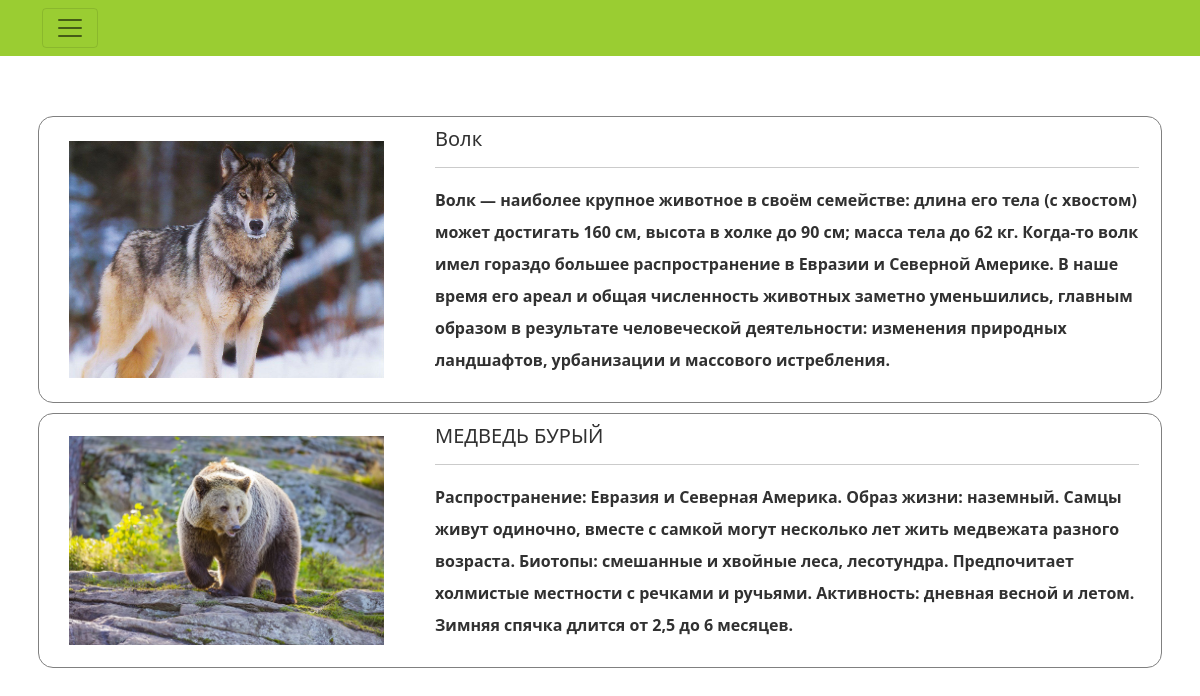
/animals/, run on the app's committed database.
### Zoo/apps/AppZoo/models.py (models this page shows, shortened)
class Animal(models.Model):
    animal_name = models.CharField('Имя животного', max_length=200)
    animal_description = models.TextField('Описание животного', max_length=2000)
    animal_features = models.TextField('Особенности животного', max_length=2000)
    animal_habitat = models.TextField('Места обитания животного', max_length=1500)
    animal_intresting = models.TextField('Интересные факты о животном', max_length=1500)
    animal_photo = models.ImageField('Фото животного', upload_to='image/%d-%m-%Y/')
    class Meta:
        verbose_name = ("Animal")
        verbose_name_plural = ("Animals")

### Zoo/apps/AppZoo/views.py (the view)
# urls.py: path('animals/', views.animals, name = 'animals'),
def animals(request):
    try:
        animal_list = Animal.objects.order_by('id')[:10]
    except:
        raise Http404("Животное не найдено!")
    return render(request, 'Zoo/Animal.html',{'animal_list':animal_list})

### Zoo/templates/Zoo/Animal.html (shortened to what this page needs)
{% extends 'base.html' %}
    {% block content %}
        {% if animal_list %}
        <div class="container-xxl" style="padding: 50px;">
            {% for a in animal_list %}
            <a href={% comment %} "{% url 'shopOnLine:detail' a.id %}"{% endcomment %}"#">
                <div class="row cont">
                    <div class="col-4 exmpl">
                        <img src="{{a.animal_photo.url}}" alt="Фото животного временно отсутсвует">
                    </div>
                    <div class="col txtparm">
                        <h5>{{a.animal_name}}</h5>
                        <hr>
                        <p>{{a.animal_description}}</p>
                    </div>
                </div>
            </a>
            {% endfor %}
        </div>
        {% else %}
            <div>
                <p style="color: red; font-weight: bold; font-size:larger;">Нарушена работа БД!</p>
            </div>
        {% endif %}
    {% endblock %}

### Zoo/templates/base.html (shortened to what this page needs)
<!DOCTYPE html>
<html>
    <head>
        <link href="https://cdn.jsdelivr.net/npm/bootstrap@5.0.2/dist/css/bootstrap.min.css" rel="stylesheet">
    </head>
    <body>
{% block taskbar %}
<nav class="navbar navbar-expand-xxl navbar-light" style="background-color: #9acd32; color: black; font-weight: 600;">
  <div class="container">
      <button type="button" class="navbar-toggler" data-bs-toggle="collapse" data-bs-target="#navbarContent" aria-controls="navbarContent" aria-expanded="false">
          <span class="navbar-toggler-icon"></span>
      </button>
  </nav>
    {% endblock %}
    {% block content %}
    {% endblock %}
    </body>
</html>

### Zoo/templates/Zoo/Animal.html (style rules this page uses)
body { background-color: #FFF; }
a { text-decoration: none; }
.cont { margin-top: 10px; border: 1px solid gray; box-sizing: border-box; border-radius: 15px; transition: 0.3s; }
.txtparm { margin: 10px; display: inline; height: 90%; font-family: 'Segoe UI', Tahoma, Geneva, Verdana, sans-serif; font-style: normal; font-weight: 600; font-size: 16px; line-height: 32px; text-align: left; color: rgb(49, 49, 49); }
.exmpl { overflow: hidden; display: inline-flex; justify-content: center; align-items: center; }
.exmpl img { height: auto; width: 90%; margin: 10px; }

### data on the page
Animal: animal_photo (picture), animal_name "Волк", animal_description "Волк — наиболее крупное животное в своём семействе: длина его тела (с хвостом) может достигать 160 см, высота в холке до 90 см; масса тела до 62 кг. Когда-то волк имел гораздо большее распространение в Евразии и Северной Америке. В наше время его ареал и общая численность животных заметно уменьшились, главным образом в результате человеческой деятельности: изменения природных ландшафтов, урбанизации и массового истребления."
Animal: animal_photo (picture), animal_name "МЕДВЕДЬ БУРЫЙ", animal_description "Распространение: Евразия и Северная Америка. Образ жизни: наземный. Самцы живут одиночно, вместе с самкой могут несколько лет жить медвежата разного возраста. Биотопы: смешанные и хвойные леса, лесотундра. Предпочитает холмистые местности с речками и ручьями. Активность: дневная весной и летом. Зимняя спячка длится от 2,5 до 6 месяцев."
